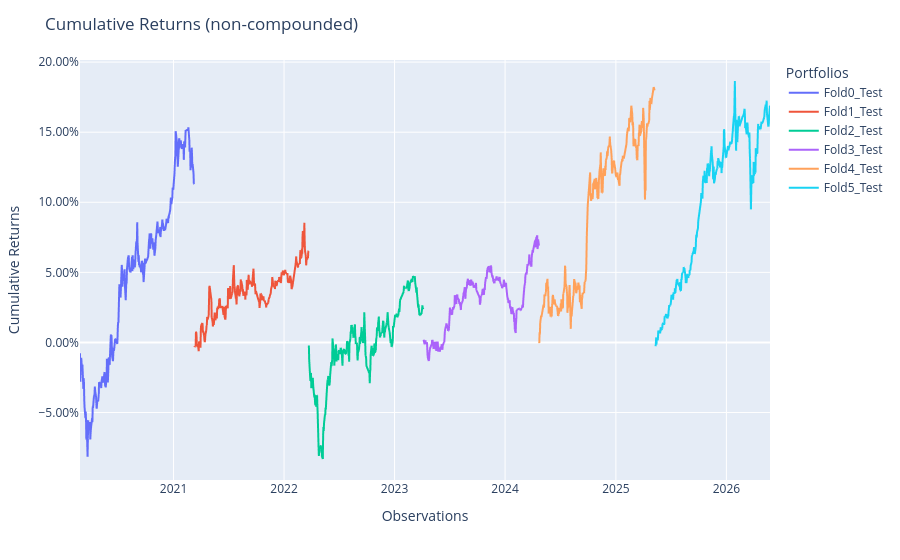

The notebook cell this image was saved under:
### Code cell
oos_pop = Population([fold['test'] for fold in fold_real])
oos_pop.plot_cumulative_returns()

### Figure 1 — Plotly figure (JSON) as saved in the notebook; plotly's stock layout.template omitted (floating-point values rounded to 4 significant figures; data arrays with more than 128 entries replaced by an {"elided": "..."} marker saying what was removed)
{"data": [{"hovertemplate": "variable=Fold0_Test<br>index=%{x}<br>value=%{y}<extra></extra>", "legendgroup": "Fold0_Test", "line": {"color": "#636efa", "dash": "solid"}, "marker": {"symbol": "circle"}, "mode": "lines", "name": "Fold0_Test", "showlegend": true, "type": "scattergl", "x": {"elided": "1512 str values"}, "xaxis": "x", "y": {"elided": "1512 float values"}, "yaxis": "y"}, {"hovertemplate": "variable=Fold1_Test<br>index=%{x}<br>value=%{y}<extra></extra>", "legendgroup": "Fold1_Test", "line": {"color": "#EF553B", "dash": "solid"}, "marker": {"symbol": "circle"}, "mode": "lines", "name": "Fold1_Test", "showlegend": true, "type": "scattergl", "x": {"elided": "1512 str values"}, "xaxis": "x", "y": {"elided": "1512 float values"}, "yaxis": "y"}, {"hovertemplate": "variable=Fold2_Test<br>index=%{x}<br>value=%{y}<extra></extra>", "legendgroup": "Fold2_Test", "line": {"color": "#00cc96", "dash": "solid"}, "marker": {"symbol": "circle"}, "mode": "lines", "name": "Fold2_Test", "showlegend": true, "type": "scattergl", "x": {"elided": "1512 str values"}, "xaxis": "x", "y": {"elided": "1512 float values"}, "yaxis": "y"}, {"hovertemplate": "variable=Fold3_Test<br>index=%{x}<br>value=%{y}<extra></extra>", "legendgroup": "Fold3_Test", "line": {"color": "#ab63fa", "dash": "solid"}, "marker": {"symbol": "circle"}, "mode": "lines", "name": "Fold3_Test", "showlegend": true, "type": "scattergl", "x": {"elided": "1512 str values"}, "xaxis": "x", "y": {"elided": "1512 float values"}, "yaxis": "y"}, {"hovertemplate": "variable=Fold4_Test<br>index=%{x}<br>value=%{y}<extra></extra>", "legendgroup": "Fold4_Test", "line": {"color": "#FFA15A", "dash": "solid"}, "marker": {"symbol": "circle"}, "mode": "lines", "name": "Fold4_Test", "showlegend": true, "type": "scattergl", "x": {"elided": "1512 str values"}, "xaxis": "x", "y": {"elided": "1512 float values"}, "yaxis": "y"}, {"hovertemplate": "variable=Fold5_Test<br>index=%{x}<br>value=%{y}<extra></extra>", "legendgroup": "Fold5_Test", "line": {"color": "#19d3f3", "dash": "solid"}, "marker": {"symbol": "circle"}, "mode": "lines", "name": "Fold5_Test", "showlegend": true, "type": "scattergl", "x": {"elided": "1512 str values"}, "xaxis": "x", "y": {"elided": "1512 float values"}, "yaxis": "y"}], "layout": {"legend": {"title": {"text": "Portfolios"}, "tracegroupgap": 0}, "margin": {"t": 60}, "title": {"text": "Cumulative Returns (non-compounded)"}, "xaxis": {"anchor": "y", "domain": [0, 1], "title": {"text": "Observations"}}, "yaxis": {"anchor": "x", "domain": [0, 1], "tickformat": ".2%", "title": {"text": "Cumulative Returns"}}}}
